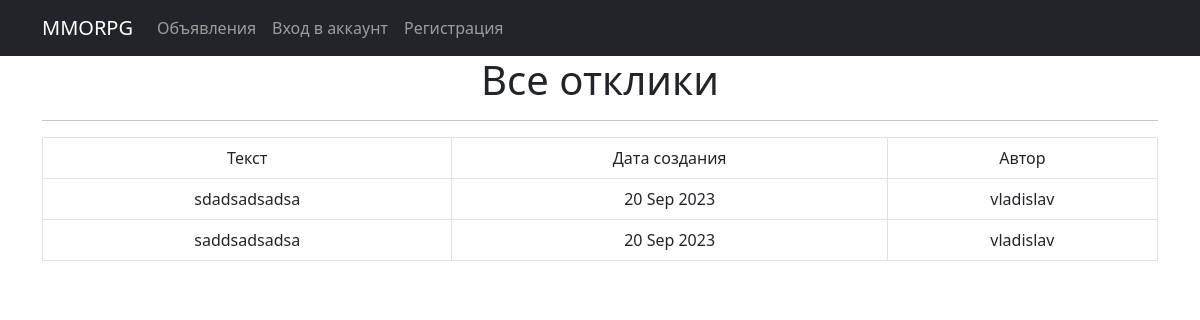
The page /replies/ on the database as committed earlier.
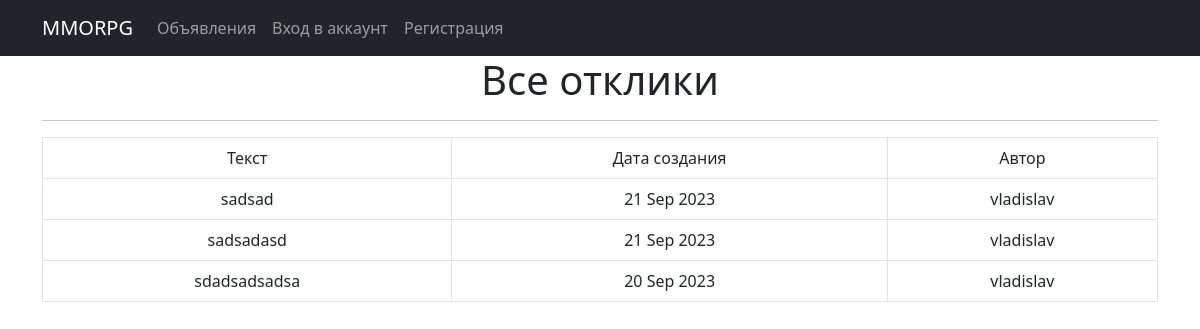
The same page on the database as committed later.
### mmo/models.py (models this page shows, shortened)
class Reply(models.Model):
    reply_text = models.TextField()
    time_create = models.DateTimeField(auto_now_add=True)
    user = models.ForeignKey(User, on_delete=models.CASCADE, null=True)
    post = models.ForeignKey(Post, on_delete=models.CASCADE, null=True)
    accepted = models.BooleanField(default=False)

### mmo/views.py (the view)
# urls.py: path('replies/', ReplyList.as_view(), name='replies'),
class ReplyList(ListView):
    model = Reply
    template_name = 'replies.html'
    ordering = '-time_create'
    context_object_name = 'replies'

### templates/replies.html (shortened to what this page needs)
{% extends 'flatpages/default.html' %}
{% block content %}
<h1>Все отклики</h1>
<hr>
{% if replies %}
       <table class="table table-bordered">
           <tr>
               <td>Текст</td>
               <td>Дата создания</td>
               <td>Автор</td>
           </tr>
           {% for r in replies %}
           <tr>
               <td>{{ r.reply_text }}</a></td>
               <td>{{ r.time_create|date:'d M Y' }}</td>
               <td>{{ r.user }}</td>
           </tr>
           {% endfor %}
       </table>
   {% else %}
       <h2>Откликов нет!</h2>
   {% endif %}
{% endblock content %}

Rows that differ between the two databases and show on the page:
removed Reply: reply_text "saddsadsadsa", time_create "20 Sep 2023", user "vladislav"
added Reply: reply_text "sadsad", time_create "21 Sep 2023", user "vladislav"
added Reply: reply_text "sadsadasd", time_create "21 Sep 2023", user "vladislav"
